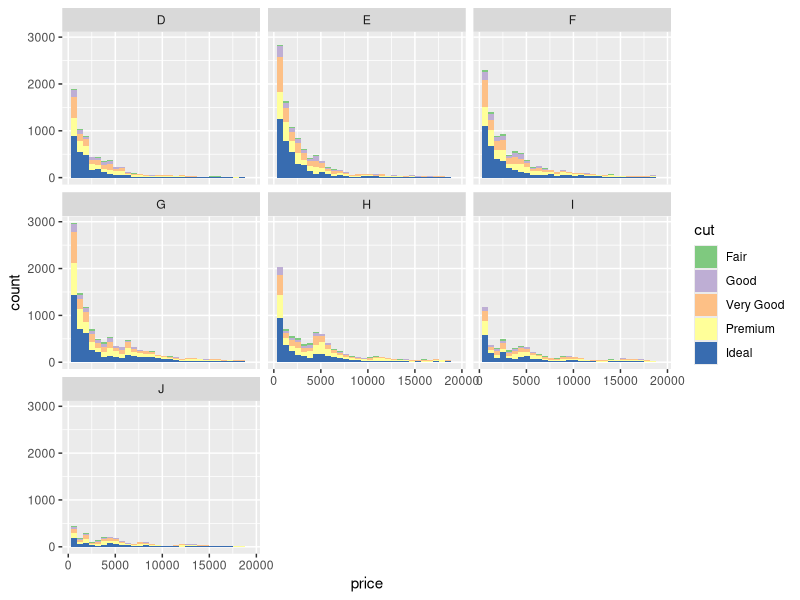
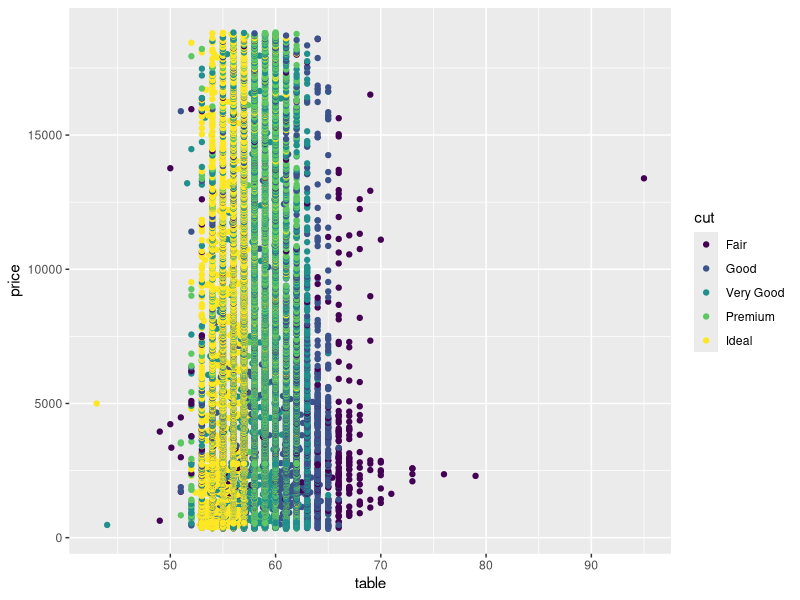

These figures' R source, in order:
# Create a histogram of diamond prices.
# Facet the histogram by diamond color
# and use cut to color the histogram bars.

# The plot should look something like this.
# http://i.imgur.com/b5xyrOu.jpg

# Note: In the link, a color palette of type
# 'qual' was used to color the histogram using
# scale_fill_brewer(type = 'qual')

# This assignment is not graded and
# will be marked as correct when you submit.

# ENTER YOUR CODE BELOW THIS LINE
# ===========================================
library(ggplot2)
data("diamonds")

ggplot(data = diamonds, aes(x = price, fill = cut)) +
    geom_histogram() +
    scale_fill_brewer(type = 'qual') +
    facet_wrap(~ color)

# Create a scatterplot of diamond price vs.
# table and color the points by the cut of
# the diamond.

# The plot should look something like this.
# http://i.imgur.com/rQF9jQr.jpg

# Note: In the link, a color palette of type
# 'qual' was used to color the scatterplot using
# scale_color_brewer(type = 'qual')

# This assignment is not graded and
# will be marked as correct when you submit.

# ENTER YOUR CODE BELOW THIS LINE
# ===========================================

ggplot(data = diamonds,
       aes(x = table, y = price)) +
    geom_point(aes(colour = cut)) +
    scale_fill_brewer(type = 'qual')
